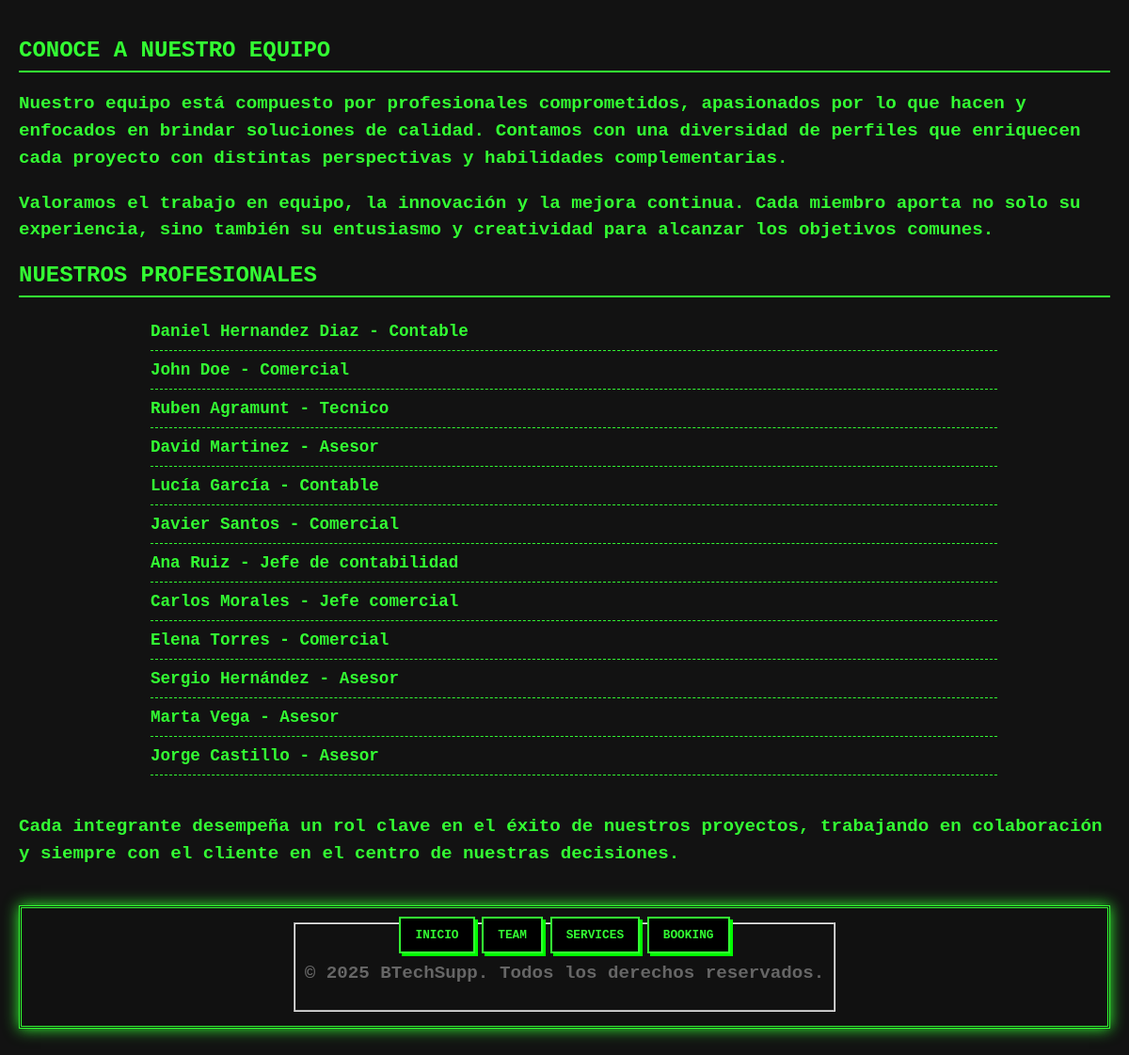
/our-team/, run on the app's committed database.
### employee/models.py (models this page shows)
class Employee(models.Model):
    salary = models.FloatField()
    id = models.AutoField(primary_key=True) #El me lo va a gestionar por detras con un serial
    name = models.CharField(max_length=100)
    surname = models.CharField(max_length=175)
    email = models.EmailField()
    telf = models.CharField(max_length=12)
    puesto = models.TextField()
    esJefe = models.BooleanField()
    esContable = models.BooleanField()
    esComercial = models.BooleanField()

### employee/views.py (the view)
def view(request):
    template = 'employee/employee.html'
    empleados = Employee.objects.values('name','surname','puesto')
    context = {
        'empleados':empleados
    }
    return render(request,template,context)

### employee/templates/employee/employee.html (shortened to what this page needs)
{% extends "main_page/layout.html" %}
{% block article1 %}
{% load static %}
{% block styles %}
  <link rel="stylesheet" href= {% static "employee/css/styles.css" %}>
{% endblock styles %}
  <h2>Conoce a Nuestro Equipo</h2>
  <p>
    Nuestro equipo está compuesto por profesionales comprometidos, apasionados por lo que hacen y enfocados en brindar soluciones de calidad. Contamos con una diversidad de perfiles que enriquecen cada proyecto con distintas perspectivas y habilidades complementarias.
  </p>
  <p>
    Valoramos el trabajo en equipo, la innovación y la mejora continua. Cada miembro aporta no solo su experiencia, sino también su entusiasmo y creatividad para alcanzar los objetivos comunes.
  </p>
{% endblock article1 %}
{% block article2 %}
  <h2>Nuestros Profesionales</h2>
    <ul>
    {% for empleado in empleados %}
        <li>{{empleado.name}} {{empleado.surname}} - {{empleado.puesto}}</li>
    {% endfor %}
    </ul>
  {% load static %}
  <p>
    Cada integrante desempeña un rol clave en el éxito de nuestros proyectos, trabajando en colaboración y siempre con el cliente en el centro de nuestras decisiones.
  </p>
{% endblock article2 %}

### employee/static/employee/css/styles.css (style rules this page uses)
body { background-color: #121212; color: #33ff33; font-family: 'Courier New', Courier, monospace; margin: 0; padding: 20px; }
p { font-weight: bold; font-size: 1.2rem; margin-bottom: 20px; }
h2, h3 { font-weight: bold; text-transform: uppercase; border-bottom: 2px solid #33ff33; padding-bottom: 8px; margin-bottom: 16px; }
p { line-height: 1.5; margin-bottom: 16px; }
ul { max-width: 900px; margin: 0 auto 40px auto; padding-left: 20px; list-style-type: none; }
ul li { border-bottom: 1px dashed #33ff33; padding: 10px 0; font-weight: bold; font-size: 1.1rem; }

### data on the page
Employee: name "Daniel", surname "Hernandez Diaz", puesto "Contable"
Employee: name "John", surname "Doe", puesto "Comercial"
Employee: name "Ruben", surname "Agramunt", puesto "Tecnico"
Employee: name "David", surname "Martinez", puesto "Asesor"
Employee: name "Lucía", surname "García", puesto "Contable"
Employee: name "Javier", surname "Santos", puesto "Comercial"
Employee: name "Ana", surname "Ruiz", puesto "Jefe de contabilidad"
Employee: name "Carlos", surname "Morales", puesto "Jefe comercial"
Employee: name "Elena", surname "Torres", puesto "Comercial"
Employee: name "Sergio", surname "Hernández", puesto "Asesor"
Employee: name "Marta", surname "Vega", puesto "Asesor"
Employee: name "Jorge", surname "Castillo", puesto "Asesor"
